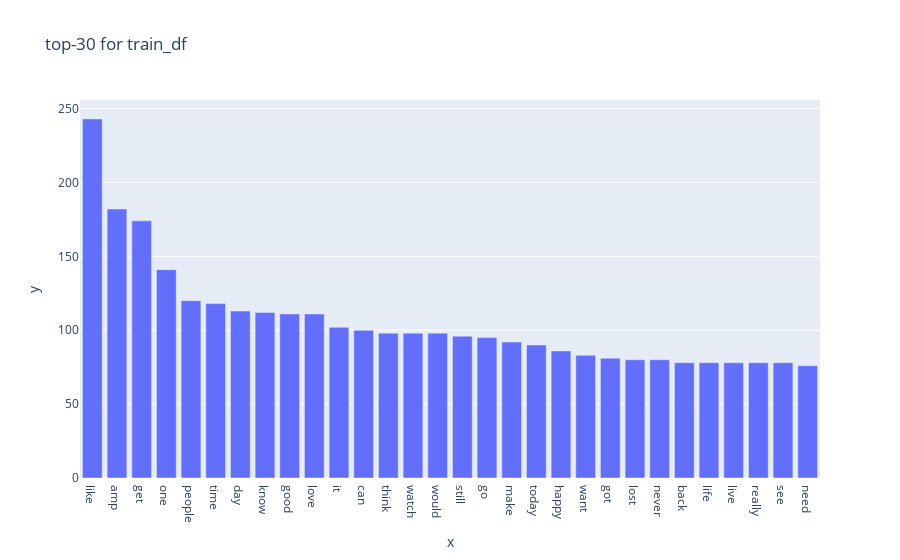
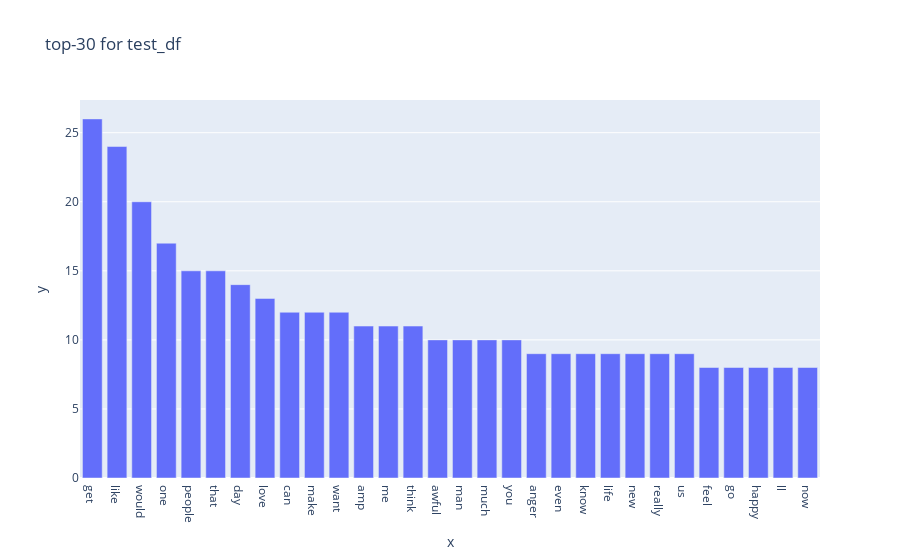

Here is the notebook cell these charts were saved with, in order:
### Markdown cell above
# Exercise 1

### Code cell
%%space ex1

def plot_freq(df: pd.DataFrame, title: str):
    cv = CountVectorizer()
    counts = cv.fit_transform(
        df.apply(lambda x: stop(x["text"]), axis=1)
    )
    tf_list = np.asarray(counts.sum(axis=0))[0]
    tf_tuples = sorted(enumerate(tf_list), key=lambda x:x[1], reverse=True)
    px.bar(x=[cv.get_feature_names_out()[idx] for idx, _ in tf_tuples[:30]],
           y=[count for _, count in tf_tuples[:30]],
           title=title,
           ).show()
    
plot_freq(train_df, "top-30 for train_df")
plot_freq(test_df, "top-30 for test_df")

### Figure 1 — Plotly figure (JSON) as saved in the notebook; plotly's stock layout.template omitted (floating-point values rounded to 4 significant figures)
{"data": [{"alignmentgroup": "True", "hovertemplate": "x=%{x}<br>y=%{y}<extra></extra>", "legendgroup": "", "marker": {"color": "#636efa", "pattern": {"shape": ""}}, "name": "", "offsetgroup": "", "orientation": "v", "showlegend": false, "textposition": "auto", "type": "bar", "x": ["like", "amp", "get", "one", "people", "time", "day", "know", "good", "love", "it", "can", "think", "watch", "would", "still", "go", "make", "today", "happy", "want", "got", "lost", "never", "back", "life", "live", "really", "see", "need"], "xaxis": "x", "y": [243, 182, 174, 141, 120, 118, 113, 112, 111, 111, 102, 100, 98, 98, 98, 96, 95, 92, 90, 86, 83, 81, 80, 80, 78, 78, 78, 78, 78, 76], "yaxis": "y"}], "layout": {"barmode": "relative", "legend": {"tracegroupgap": 0}, "title": {"text": "top-30 for train_df"}, "xaxis": {"anchor": "y", "domain": [0, 1], "title": {"text": "x"}}, "yaxis": {"anchor": "x", "domain": [0, 1], "title": {"text": "y"}}}}

### Figure 2 — Plotly figure (JSON) as saved in the notebook; plotly's stock layout.template omitted (floating-point values rounded to 4 significant figures)
{"data": [{"alignmentgroup": "True", "hovertemplate": "x=%{x}<br>y=%{y}<extra></extra>", "legendgroup": "", "marker": {"color": "#636efa", "pattern": {"shape": ""}}, "name": "", "offsetgroup": "", "orientation": "v", "showlegend": false, "textposition": "auto", "type": "bar", "x": ["get", "like", "would", "one", "people", "that", "day", "love", "can", "make", "want", "amp", "me", "think", "awful", "man", "much", "you", "anger", "even", "know", "life", "new", "really", "us", "feel", "go", "happy", "ll", "now"], "xaxis": "x", "y": [26, 24, 20, 17, 15, 15, 14, 13, 12, 12, 12, 11, 11, 11, 10, 10, 10, 10, 9, 9, 9, 9, 9, 9, 9, 8, 8, 8, 8, 8], "yaxis": "y"}], "layout": {"barmode": "relative", "legend": {"tracegroupgap": 0}, "title": {"text": "top-30 for test_df"}, "xaxis": {"anchor": "y", "domain": [0, 1], "title": {"text": "x"}}, "yaxis": {"anchor": "x", "domain": [0, 1], "title": {"text": "y"}}}}
